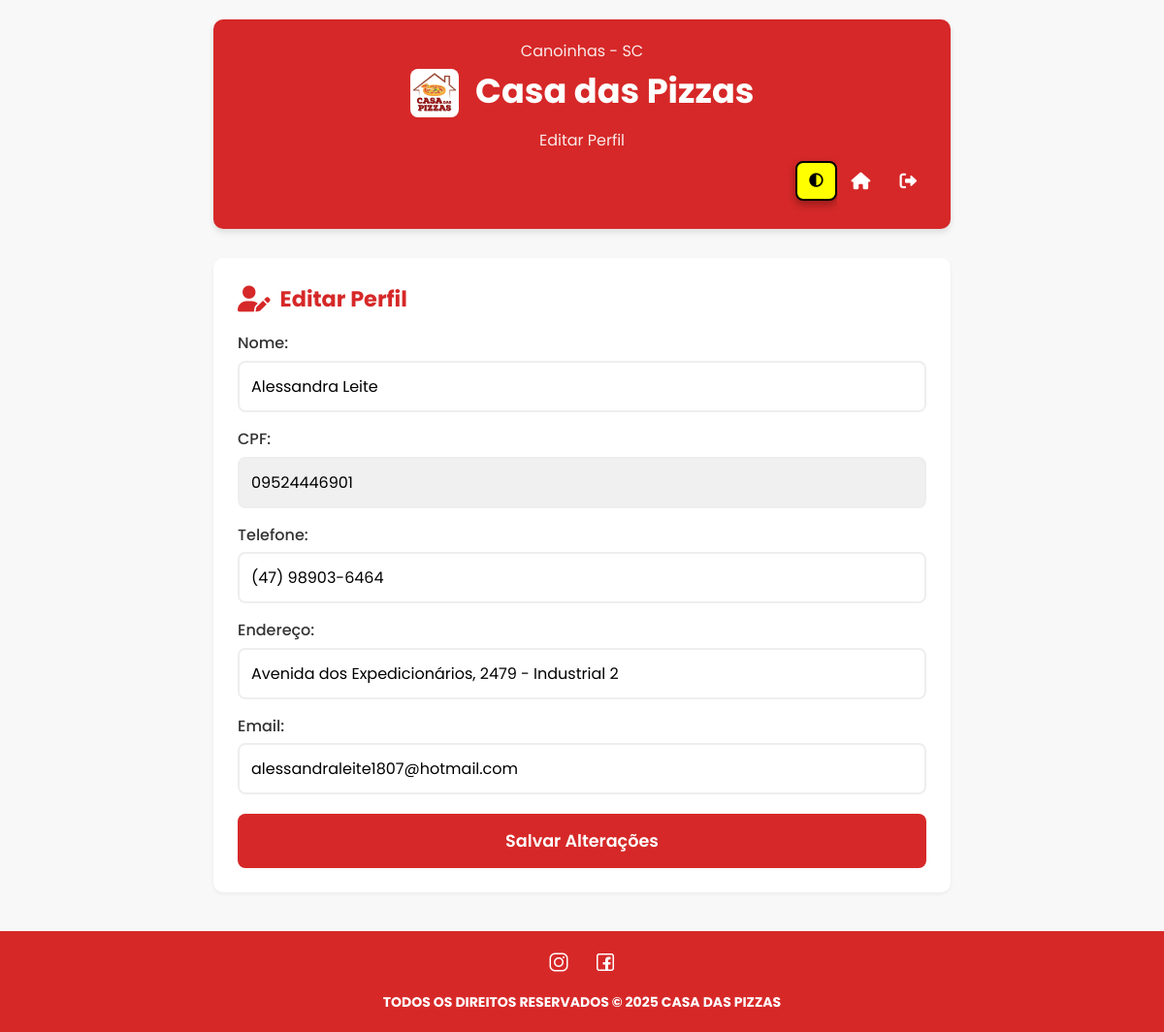
/perfil/ (signed in), run on an earlier commit of the app's database.
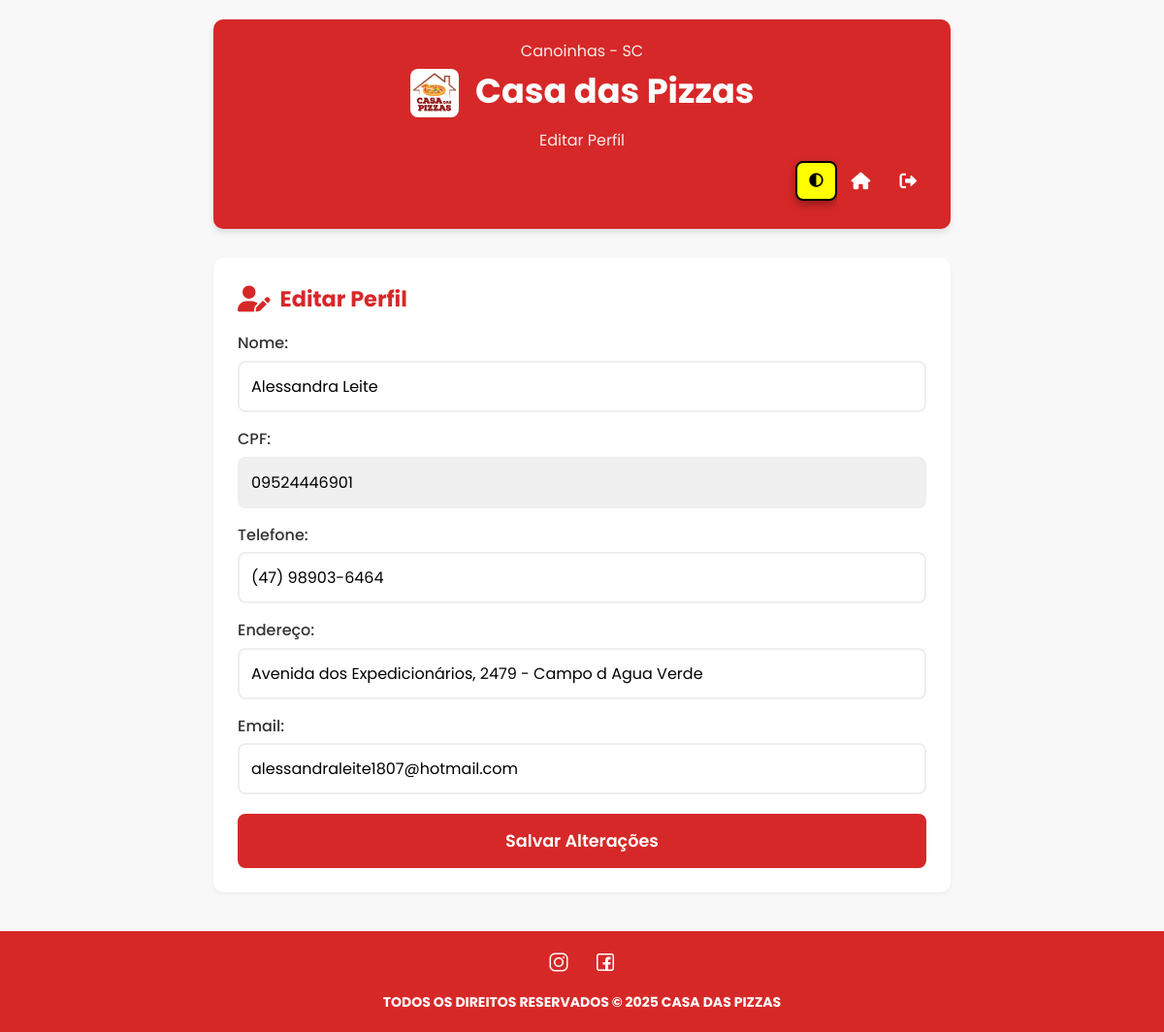
And on a later commit of the database.
### pi/models.py (models this page shows, shortened)
class Usuario(AbstractUser):
    username = None
    cpf = models.CharField(max_length=14, unique=True, verbose_name='CPF')
    telefone = models.CharField(max_length=20, blank=True)
    endereco = models.CharField(max_length=200, blank=True)
    email = models.EmailField(unique=True)
    USERNAME_FIELD = 'cpf'
    REQUIRED_FIELDS = ['first_name', 'email']
    objects = UsuarioManager()

### pi/views.py (the view, shortened to what this page needs)
# urls.py: path('perfil/', views.editar_perfil, name='editar_perfil'),
@login_required
def editar_perfil(request):
    user = request.user
    form_data = {
        'nome': user.first_name,
        'telefone': user.telefone,
        'endereco': user.endereco,
        'email': user.email,
        'cpf': user.cpf  # CPF não editável
    }
    return render(request, "perfil.html", {"form_data": form_data})

### pi/templates/perfil.html (shortened to what this page needs)
{% load static %}
<!DOCTYPE html>
<html lang="pt-BR">
<head>
    <link rel="stylesheet" href="https://cdnjs.cloudflare.com/ajax/libs/font-awesome/6.0.0/css/all.min.css">
    <link rel="stylesheet" href="{% static 'css/estilo.css' %}">
</head>
<body>
    <div class="container">
        <header class="header">
            <p>Canoinhas - SC</p>
            <h1>
                <img src="{% static 'logo.jpg' %}" alt="Logo" class="logo">
                Casa das Pizzas
            </h1>
            <p>Editar Perfil</p>
            <div class="botoes-container">
                <button id="toggle-contrast" class="botao"><i class="fas fa-adjust"></i></button>
                <a href="{% url 'pedido:selecionar_tamanho' %}" class="botao" id="btn-entrar"><i class="fas fa-home"></i></a>
                {% if user.is_authenticated %}
                    <a href="{% url 'pedido:logout' %}" class="botao" id="btn-logout"><i class="fas fa-sign-out-alt"></i></a>
                {% endif %}
            </div>
        </header>
        <section class="secao-formulario">
            <h2><i class="fas fa-user-edit"></i> Editar Perfil</h2>
            <form method="post">
                <div class="campo-endereco">
                    <label for="id_nome">Nome:</label>
                    <input type="text" id="id_nome" name="nome" value="{{ form_data.nome }}" required>
                </div>
                <div class="campo-endereco">
                    <label for="id_cpf">CPF:</label>
                    <input type="text" id="id_cpf" name="cpf" value="{{ form_data.cpf }}" readonly style="background-color: #f0f0f0;">
                </div>
                <div class="campo-endereco">
                    <label for="id_telefone">Telefone:</label>
                    <input type="text" id="id_telefone" name="telefone" value="{{ form_data.telefone }}" required oninput="formatTelefone(this)">
                </div>
                <div class="campo-endereco">
                    <label for="id_endereco">Endereço:</label>
                    <input type="text" id="id_endereco" name="endereco" value="{{ form_data.endereco }}">
                </div>
                <div class="campo-endereco">
                    <label for="id_email">Email:</label>
                    <input type="email" id="id_email" name="email" value="{{ form_data.email }}" required>
                </div>
                <button type="submit" class="botao">Salvar Alterações</button>
            </form>
        </section>
    </div>
</body>
<footer class="rodape">
    <div class="redes-sociais">
        <a href="https://www.instagram.com/casadaspizzas_oficial?igsh=MTRzdzRmeGwzZTQ0ZA==" target="_blank"><img src="{% static 'instagram.png' %}" alt="Instagram"></a>
        <a href="https://www.facebook.com/Casadaspizza1/" target="_blank"><img src="{% static 'facebook.png'%}" alt="Facebook"></a>
    </div>
    <p class="direitos">TODOS OS DIREITOS RESERVADOS © 2025 CASA DAS PIZZAS</p>
</footer>
</html>

What changed in the data, as far as the page shows it:
changed Usuario "Alessandra Leite": endereco "Avenida dos Expedicionários, 2479 - Industrial 2" → "Avenida dos Expedicionários, 2479 - Campo d Agua Verde"
